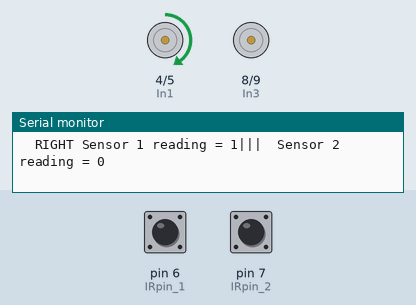
A sketch run on a simulated Arduino Uno, built with avr-gcc and run on an emulated ATmega328P. Shown: motor-driver pin pairs drawn as motors (green arrow = first pin HIGH = forward, orange = second pin HIGH = backward, longer = more drive, scaled by the enable pin), the last lines printed to the serial monitor. The inputs (shaded band) are chosen by the test bench; at power-on: pin 6 (IRpin_1) HIGH, pin 7 (IRpin_2) LOW.

Above: at 1.2 s.
1.3 s: pin 6 (IRpin_1) driven LOW
At 2.5 s:
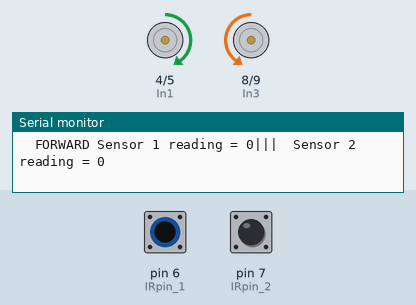
2.8 s: pin 7 (IRpin_2) driven HIGH
At 4.0 s:
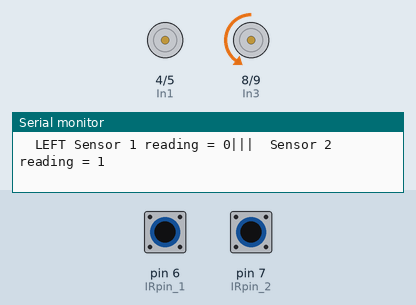
4.3 s: pin 6 (IRpin_1) driven HIGH
At 4.8 s:
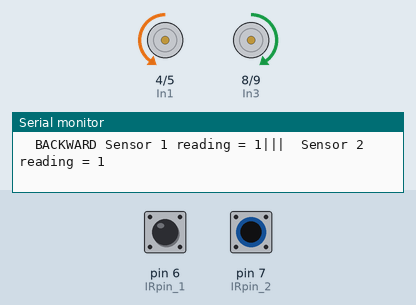
5.8 s: pin 7 (IRpin_2) driven LOW
At 6.2 s:
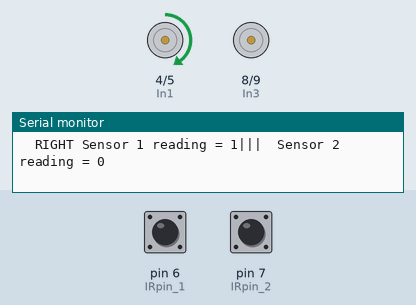
8.8 s: pin 6 (IRpin_1) pulsed LOW 2 times (0.12 s each, 0.3 s apart)
At 9.04 s:
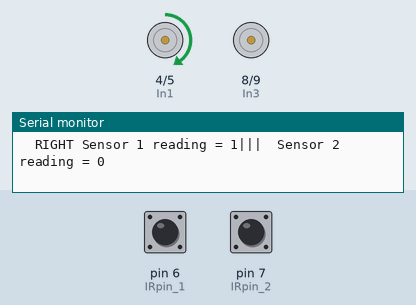
12.4 s: pin 7 (IRpin_2) pulsed HIGH 5 times (0.12 s each, 0.3 s apart)
At 12.65 s:
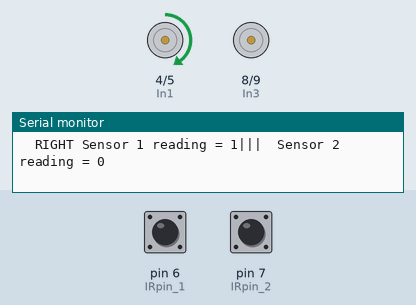
Timing chart, 0 to 15.4 s (numbered marks = the images above; inputs shaded):
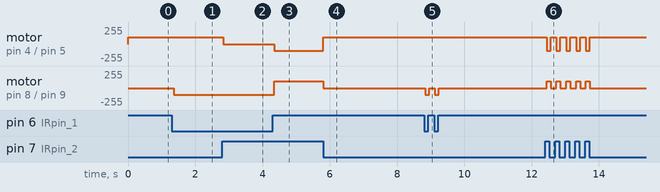

The sketch:

line_test.ino
```cpp
#define IRpin_1 6    // IR pin Right     // working
#define IRpin_2 7    // IR pin Left

const int En_A = 3;  // Enable pin A & B
const int En_B = 10;

const int In1 = 4;   // Input pins of motor driver
const int In2 = 5;
const int In3 = 8;
const int In4 = 9;

const int motorSpeed = 100;  // Motor speed
const int SlowmotorSpeed = 100;

void setup() {
  Serial.begin(9600);
  pinMode(En_A, OUTPUT);
  pinMode(En_B, OUTPUT);
  pinMode(In1, OUTPUT);
  pinMode(In2, OUTPUT);
  pinMode(In3, OUTPUT);
  pinMode(In4, OUTPUT);

  pinMode(IRpin_1, INPUT);
  pinMode(IRpin_2, INPUT);
}

void loop() {
  int IRread_right = digitalRead(IRpin_1);  // Reading the value of IR sensor
  int IRread_left  = digitalRead(IRpin_2);

  if(IRread_right == LOW && IRread_left == LOW) {
    moveRobot("forward", motorSpeed, motorSpeed);
    Serial.print("  FORWARD");
  } else if(IRread_right == HIGH && IRread_left == LOW) {
    moveRobot("right", motorSpeed, motorSpeed);
    Serial.print("  RIGHT");
  } else if(IRread_right == LOW && IRread_left == HIGH) {
    moveRobot("left", motorSpeed, motorSpeed);
    Serial.print("  LEFT");
  } else if(IRread_right == HIGH && IRread_left == HIGH ) {
   // moveRobot("stop", 0, 0);
   // delay(500);
    moveRobot("backward", motorSpeed, motorSpeed);
    Serial.print("  BACKWARD");
  }

  direction(IRread_right , IRread_left );
  delay(50);
}

void moveRobot(String direction, int speedA, int speedB) {
  analogWrite(En_A, speedA);
  analogWrite(En_B, speedB);
  if (direction == "forward") {
    set_motor(In1, In2, In3, In4, HIGH, LOW, LOW, HIGH);
  } else if (direction == "backward") {
    set_motor(In1, In2, In3, In4, LOW, HIGH, HIGH, LOW);
  } else if (direction == "left") {
    set_motor(In1, In2, In3, In4, LOW, LOW, LOW, HIGH);
  } else if (direction == "right") {
    set_motor(In1, In2, In3, In4, HIGH, LOW, LOW, LOW);
  } else if (direction == "stop") {
    set_motor(In1, In2, In3, In4, LOW, LOW, LOW, LOW);
  }
}

void set_motor(int pin1, int pin2, int pin3, int pin4, int val1, int val2, int val3, int val4) {
  digitalWrite(pin1, val1);
  digitalWrite(pin2, val2);
  digitalWrite(pin3, val3);
  digitalWrite(pin4, val4);
}

void direction(int IRread_right , int IRread_left){
  Serial.print(" Sensor 1 reading = ");
  Serial.print(IRread_right);
  Serial.print("|||  Sensor 2 reading = ");
  Serial.println(IRread_left);
}
```

Measured:
- after the input at 1.3 s, motor on pin 8 (In3) / pin 9 (In4): stopped → backward 100/255 after 0.06 s
- after the input at 2.8 s, motor on pin 4 (In1) / pin 5 (In2): forward 100/255 → stopped at once
- after the input at 4.3 s, motor on pin 4 (In1) / pin 5 (In2): stopped → backward 100/255 after 0.05 s; motor on pin 8 (In3) / pin 9 (In4): backward 100/255 → forward 100/255 after 0.05 s
- after the input at 5.8 s, motor on pin 4 (In1) / pin 5 (In2): backward 100/255 → forward 100/255 at once; motor on pin 8 (In3) / pin 9 (In4): forward 100/255 → stopped at once
- after the input at 8.8 s, motor on pin 8 (In3) / pin 9 (In4): alternates backward 100/255 for 0.12 s and stopped for 0.17 s, 4 changes in all, then stays stopped, starting at once
